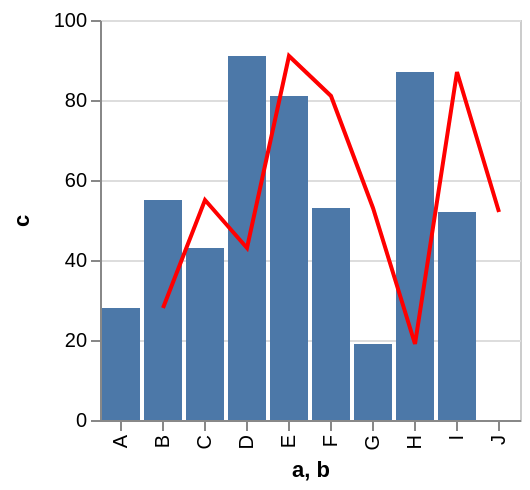

Source (Vega-Lite JSON):
### Vega specification from a JSON file in a GitHub repository (floating-point values rounded to 4 significant figures)
{"$schema": "https://vega.github.io/schema/vega/v3.0.json", "autosize": "pad", "padding": 5, "encode": {"update": {"stroke": {"value": "#ccc"}, "fill": {"value": "transparent"}}}, "data": [{"name": "source_0", "values": [{"a": "A", "b": "B", "c": 28}, {"a": "B", "b": "C", "c": 55}, {"a": "C", "b": "D", "c": 43}, {"a": "D", "b": "E", "c": 91}, {"a": "E", "b": "F", "c": 81}, {"a": "F", "b": "G", "c": 53}, {"a": "G", "b": "H", "c": 19}, {"a": "H", "b": "I", "c": 87}, {"a": "I", "b": "J", "c": 52}]}, {"name": "data_1", "source": "source_0", "transform": [{"type": "formula", "expr": "toNumber(datum[\"c\"])", "as": "c"}, {"type": "filter", "expr": "datum[\"c\"] !== null && !isNaN(datum[\"c\"])"}]}, {"name": "data_2", "source": "source_0", "transform": [{"type": "formula", "expr": "toNumber(datum[\"c\"])", "as": "c"}, {"type": "filter", "expr": "datum[\"c\"] !== null && !isNaN(datum[\"c\"])"}]}], "signals": [{"name": "x_step", "value": 21}, {"name": "width", "update": "bandspace(domain('x').length, 0.1, 0.05) * x_step"}, {"name": "height", "update": "200"}], "marks": [{"name": "layer_0_marks", "type": "rect", "role": "bar", "from": {"data": "data_1"}, "encode": {"update": {"x": {"scale": "x", "field": "a"}, "width": {"scale": "x", "band": true}, "y": {"scale": "y", "field": "c"}, "y2": {"scale": "y", "value": 0}, "fill": {"value": "#4c78a8"}}}}, {"name": "layer_1_marks", "type": "line", "sort": {"field": "datum[\"b\"]", "order": "descending"}, "from": {"data": "data_2"}, "encode": {"update": {"x": {"scale": "x", "field": "b", "band": 0.5}, "y": {"scale": "y", "field": "c"}, "stroke": {"value": "red"}}}}], "scales": [{"name": "x", "type": "band", "domain": {"fields": [{"data": "data_1", "field": "a"}, {"data": "data_2", "field": "b"}], "sort": true}, "range": {"step": {"signal": "x_step"}}, "round": true, "paddingInner": 0.1, "paddingOuter": 0.05}, {"name": "y", "type": "linear", "domain": {"fields": [{"data": "data_1", "field": "c"}, {"data": "data_2", "field": "c"}], "sort": true}, "range": [{"signal": "height"}, 0], "round": true, "nice": true, "zero": true}], "axes": [{"scale": "x", "labelOverlap": true, "orient": "bottom", "title": "a, b", "zindex": 1, "encode": {"labels": {"update": {"angle": {"value": 270}, "align": {"value": "right"}, "baseline": {"value": "middle"}}}}}, {"scale": "y", "labelOverlap": true, "orient": "left", "tickCount": {"signal": "ceil(height/40)"}, "title": "c", "zindex": 1}, {"scale": "y", "domain": false, "grid": true, "labels": false, "maxExtent": 0, "minExtent": 0, "orient": "left", "tickCount": {"signal": "ceil(height/40)"}, "ticks": false, "zindex": 0, "gridScale": "x"}], "config": {"axis": {"domainColor": "#888", "tickColor": "#888"}, "axisY": {"minExtent": 30}}}
